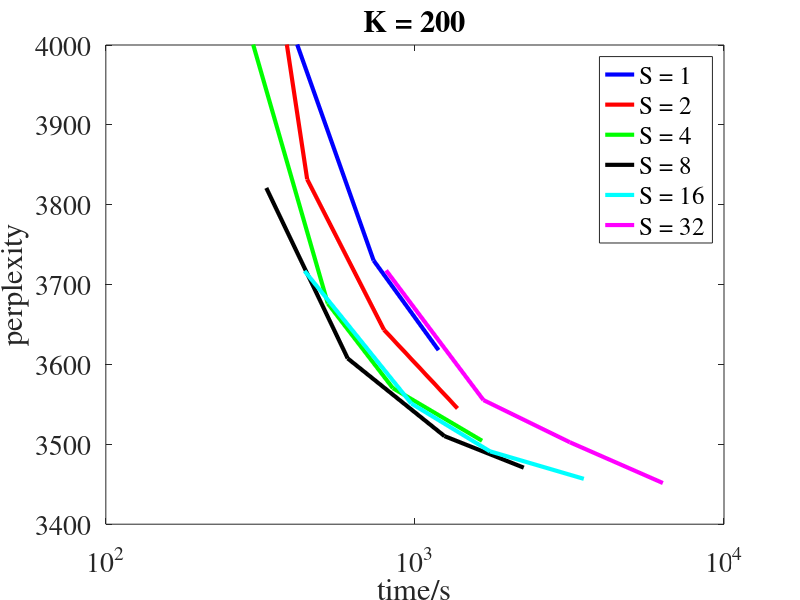
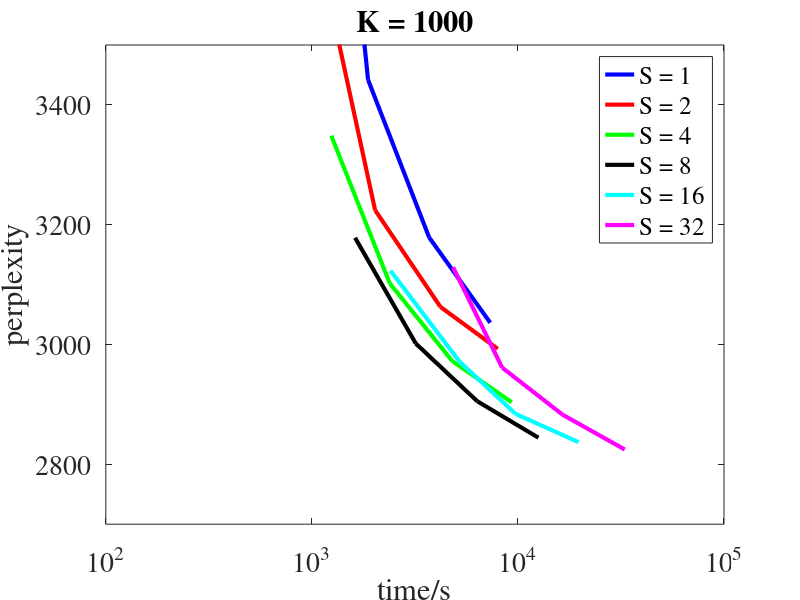

Write MATLAB code to recreate these figures, in order.
%% Data
t200_perp = reshape([6223.306454
4089.370989
3730.203422
3617.893031
4565.401325
3831.871216
3643.404525
3544.982705
4151.665758
3676.378634
3570.332358
3504.441185
3821.000706
3607.560103
3510.307978
3470.777301
3717.109883
3551.057781
3491.241801
3456.799113
3717.819474
3555.428081
3502.607471
3451.548508],4,6);

t200_time = reshape([233.757
345.043
735.102
1192.48
231.974
448.122
794.239
1373.61
231.264
522.519
848.693
1649.38
330.52
606.13
1246.27
2249.91
439.544
973.934
1749.07
3519.35
806.858
1666.23
3170.82
6341.71], 4, 6);

t1000_perp = reshape([4422.224539
3441.902501
3178.749663
3036.284299
3680.025382
3224.214592
3062.777557
2992.787343
3348.583819
3102.318606
2972.544451
2903.506868
3178.21812
3001.584315
2905.240022
2844.417163
3123.243438
2971.216242
2884.171913
2836.976172
3129.090546
2961.4501
2882.71207
2824.642799], 4, 6);

t1000_time = reshape([954.888
1873.38
3707.01
7339.48
1046.95
2026.93
4205.53
7974.8
1242.2
2385.83
4791.03
9328.43
1620.31
3194.2
6346.36
12572.3
2406.46
5214.5
9730.28
19691.6
4842.34
8380.14
16484.6
32999.4], 4, 6);

iter = [100 200 400 800];
subiter = [1 2 4 8 16 32];

lineStyle = {'b-', 'r-', 'g-', 'k-', 'c-', 'm-'};

%% Plot 

set(0,'DefaultAxesFontName', 'Times');
set(0,'DefaultAxesFontSize', 20);
set(0,'DefaultTextFontname', 'Times');
set(0,'DefaultTextFontSize', 20);

for i = 1:length(subiter)
    plot(t200_time(:,i), t200_perp(:,i), lineStyle{i}, 'MarkerSize', 10, 'LineWidth', 3);
    hold on;
end
%xlim([0.8 1300]);
ylim([3400 4000]);
%set(gca,'xtick',x);
set(gca, 'xscale', 'log');
legend('S = 1', 'S = 2', 'S = 4', 'S = 8', 'S = 16', 'S = 32');
%set(gca, 'xticklabel', {'1'; '2'; '4'; '8'; '16'; '32'; '64'; '128'; '256'; '512'; 'n'});
ylabel('perplexity');
xlabel('time/s');
title('K = 200');

figure;

for i = 1:length(subiter)
    plot(t1000_time(:,i), t1000_perp(:,i), lineStyle{i}, 'MarkerSize', 10, 'LineWidth', 3);
    hold on;
end
%xlim([0.8 1300]);
ylim([2700 3500]);
%set(gca,'xtick',x);
set(gca, 'xscale', 'log');
legend('S = 1', 'S = 2', 'S = 4', 'S = 8', 'S = 16', 'S = 32');
%set(gca, 'xticklabel', {'1'; '2'; '4'; '8'; '16'; '32'; '64'; '128'; '256'; '512'; 'n'});
ylabel('perplexity');
xlabel('time/s');
title('K = 1000');

% figure;
% h = errorbar(x, truncated(:, 6), truncated(:, 8), 'b^--', 'MarkerSize', 10, 'LineWidth', 3);
% hold on; errorbar(x, pg(:, 6), pg(:, 8), 'ro-.', 'MarkerSize', 10, 'LineWidth', 3);
% hold on; errorbar(x, gaussian(:, 6), gaussian(:, 8), 'k:', 'MarkerSize', 10, 'LineWidth', 3);
% xlim([0.8 1300]);
% ylim([70 10^5]);
% set(gca,'xtick',x);
% set(gca, 'xscale', 'log');
% set(gca, 'yscale', 'log');
% legend('truncated', 'pg1', 'gaussian');
% set(gca, 'xticklabel', {'1'; '2'; '4'; '8'; '16'; '32'; '64'; '128'; '256'; '512'; 'n'});
% set(gca,'ytick', [10 100 1000 10000 100000]);
% ylabel('time/s');
% xlabel('m');